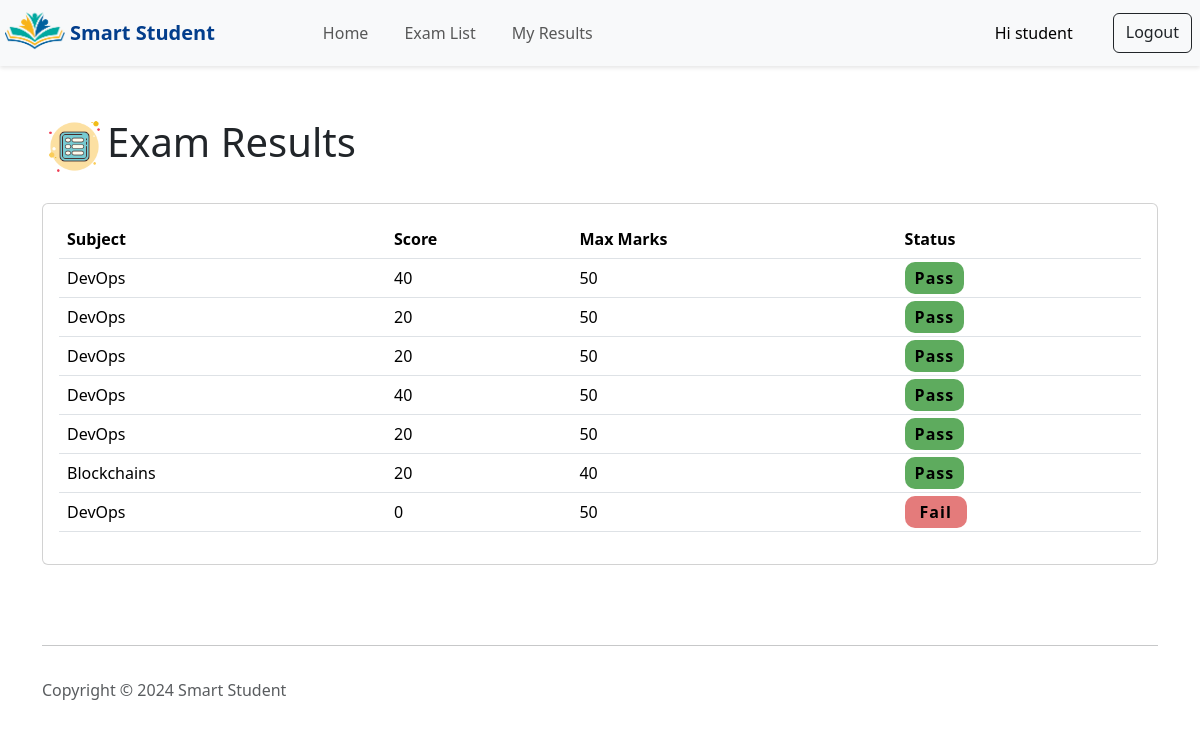
The app's page /myResults (signed in) with its own data.
### pages/models.py (models this page shows)
class QuizAttempt(models.Model):
    student = models.ForeignKey(User, on_delete=models.CASCADE, related_name='quiz_attempts')
    exam = models.ForeignKey(Exam, on_delete=models.CASCADE)
    submission_time = models.DateTimeField(auto_now_add=True)
    total_questions = models.PositiveIntegerField()
    correct_answers = models.PositiveIntegerField()
    score = models.PositiveIntegerField()
    max_marks= models.PositiveIntegerField()

class Exam(models.Model):
    title = models.CharField(max_length=100)
    description = models.TextField()
    duration = models.IntegerField()
    teacher = models.ForeignKey(User, on_delete=models.CASCADE, related_name='exams')
    visibility = models.BooleanField(default=False)

### pages/views.py (the view)
# urls.py: path('myResults', myResults ,name='myResults'),
def myResults(request):
    results = QuizAttempt.objects.filter(student=request.user)
    return render(request, 'student/myResults.html', {'results': results})

### pages/templates/student/myResults.html (shortened to what this page needs)
<html>
    <head>
         {% load bootstrap5 %}
  {% bootstrap_css %}
  {% load static %}
  <link rel="stylesheet" href="{% static 'pages/css/global.css' %}">
    </head>
    <body>
        {% include 'navbar.html' %}
        <div class="container mt-5">
            <div class="result-container">
                <h1 class="mt-5 mb-4"><img width="65px" src="{% static "pages/images/list.png" %}">Exam Results</h1>
                <div class="row">
                    <div class="col-md-12">
                        <div class="card mb-3">
                            <div class="card-body">
                                <table class="table">
                                    <thead>
                                        <tr>
                                            <th scope="col">Subject</th>
                                            <th scope="col">Score</th>
                                            <th scope="col">Max Marks</th>
                                            <th scope="col">Status</th>
                                        </tr>
                                    </thead>
                                    <tbody>
                                        {% for result in results %}
                                        <tr>
                                            <td>{{ result.exam.title }}</td>
                                            <td>{{ result.score }}</td>
                                            <td>{{ result.max_marks }}</td>
                                            <td><span id="status_{{ forloop.counter }}"></span></td>
                                        </tr>
                                        {% endfor %}
                                    </tbody>
                                </table>
                            </div>
                        </div>
                    </div>
                </div>
            </div>
        </div>
        {% include 'footer.html' %}
    </body>
</html>

### pages/templates/navbar.html (shortened to what this page needs)
<html>
  <head>
    {% load bootstrap5 %} {% bootstrap_css %} {% bootstrap_javascript %} {% load static %}
    <link rel="stylesheet" href="{% static 'pages/css/global.css' %}" />
  </head>
  <nav class="custom-navbar navbar navbar-expand-lg navbar-light bg-light nav-bar-design">
    <img
      class="nav-logo ml-3"
      src="{% static 'pages/images/logo-full.png' %}"
      alt="logo"
    />
    <span class="nav-logo-heading"> Smart Student</span>
    <div class="collapse navbar-collapse" id="navbarNav">
      <ul class="navbar-nav nav-content-container">
        <li class="nav-item">
          <a class="nav-link" href="/">Home</a>
        </li>
        {% if request.user.is_authenticated %}
            {% if request.user.is_staff %}
              <li class="nav-item">
                <a class="nav-link" href="/create_exam">Create Exam</a>
              </li>
              <li class="nav-item">
                <a class="nav-link" href="/Examlist">Exam List</a>
              </li>
            {% else %}
              <li class="nav-item">
                <a class="nav-link" href="/openExam">Exam List</a>
              </li>
              <li class="nav-item">
                <a class="nav-link" href="/myResults">My Results</a>
              </li>
            {% endif %}
        {% endif %}
      </ul>
    </div>
    <div class="navbar-nav ml-auto nav-button-container">
      {% if request.user.is_authenticated %}
      <li class="nav-item mx-4">
        <a class="nav-link active" href="#">Hi {{user.username}}</a>
      </li>
      <a href="/logout" class="btn btn-outline-dark mx-2 login-button"
        >Logout</a>
      {% endif %}
    </div>
  </nav>
</html>

### pages/static/pages/css/global.css (style rules this page uses)
.nav-logo { max-width: 50px; margin-left: 10px; transform: scale(1.2); }
.navbar { box-shadow: 0 2px 4px rgba(0, 0, 0, 0.1); }
.nav-logo-heading { margin-left: 10px; font-size: 20px; font-weight: 700; color: #033E8C; }
.nav-link { font-weight: 500; margin-left: 20px; }
.nav-content-container { margin-left: 80px; }
.pass { background-color: rgb(94, 171, 94); padding: 5px 10px; border-radius: 10px; letter-spacing: 1px; min-width: 20px; font-weight: 700; }
.fail { background-color: rgb(228, 123, 123); padding: 5px 15px; border-radius: 10px; letter-spacing: 1px; font-weight: 700; }

### records on screen
QuizAttempt: exam "DevOps", score "40", max_marks "50"
QuizAttempt: exam "DevOps", score "20", max_marks "50"
QuizAttempt: exam "DevOps", score "20", max_marks "50"
QuizAttempt: exam "DevOps", score "40", max_marks "50"
QuizAttempt: exam "DevOps", score "20", max_marks "50"
QuizAttempt: exam "Blockchains", score "20", max_marks "40"
QuizAttempt: exam "DevOps", score "0", max_marks "50"

### other values on screen
{{ user.username }} "student"
